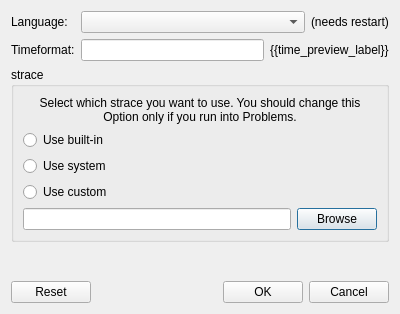
<?xml version="1.0" encoding="UTF-8"?>
<ui version="4.0">
 <class>SettingsDialog</class>
 <widget class="QDialog" name="SettingsDialog">
  <property name="geometry">
   <rect>
    <x>0</x>
    <y>0</y>
    <width>400</width>
    <height>314</height>
   </rect>
  </property>
  <property name="windowTitle">
   <string>Settings</string>
  </property>
  <layout class="QVBoxLayout" name="verticalLayout_2">
   <item>
    <layout class="QFormLayout" name="formLayout">
     <item row="1" column="0">
      <widget class="QLabel" name="label_3">
       <property name="text">
        <string>Language:</string>
       </property>
      </widget>
     </item>
     <item row="2" column="0">
      <widget class="QLabel" name="label_4">
       <property name="text">
        <string>Timeformat:</string>
       </property>
      </widget>
     </item>
     <item row="1" column="1">
      <layout class="QHBoxLayout" name="horizontalLayout">
       <item>
        <widget class="QComboBox" name="language_box">
         <property name="sizePolicy">
          <sizepolicy hsizetype="Expanding" vsizetype="Fixed">
           <horstretch>0</horstretch>
           <verstretch>0</verstretch>
          </sizepolicy>
         </property>
        </widget>
       </item>
       <item>
        <widget class="QLabel" name="label">
         <property name="text">
          <string>(needs restart)</string>
         </property>
        </widget>
       </item>
      </layout>
     </item>
     <item row="2" column="1">
      <layout class="QHBoxLayout" name="horizontalLayout_2">
       <item>
        <widget class="QLineEdit" name="time_format_edit"/>
       </item>
       <item>
        <widget class="QLabel" name="time_preview_label">
         <property name="text">
          <string notr="true">{{time_preview_label}}</string>
         </property>
        </widget>
       </item>
      </layout>
     </item>
    </layout>
   </item>
   <item>
    <widget class="QGroupBox" name="groupBox">
     <property name="title">
      <string notr="true">strace</string>
     </property>
     <layout class="QVBoxLayout" name="verticalLayout">
      <item>
       <widget class="QLabel" name="label_5">
        <property name="text">
         <string>Select which strace you want to use. You should change this Option only if you run into Problems.</string>
        </property>
        <property name="alignment">
         <set>Qt::AlignCenter</set>
        </property>
        <property name="wordWrap">
         <bool>true</bool>
        </property>
       </widget>
      </item>
      <item>
       <widget class="QRadioButton" name="builtin_strace_radio_button">
        <property name="text">
         <string>Use built-in</string>
        </property>
        <property name="checked">
         <bool>false</bool>
        </property>
       </widget>
      </item>
      <item>
       <widget class="QRadioButton" name="system_strace_radio_button">
        <property name="text">
         <string>Use system</string>
        </property>
       </widget>
      </item>
      <item>
       <widget class="QRadioButton" name="custom_strace_radio_button">
        <property name="text">
         <string>Use custom</string>
        </property>
       </widget>
      </item>
      <item>
       <layout class="QHBoxLayout" name="horizontalLayout_4">
        <item>
         <widget class="QLineEdit" name="custom_strace_edit"/>
        </item>
        <item>
         <widget class="QPushButton" name="custom_strace_browse_button">
          <property name="text">
           <string>Browse</string>
          </property>
         </widget>
        </item>
       </layout>
      </item>
     </layout>
    </widget>
   </item>
   <item>
    <spacer name="verticalSpacer">
     <property name="orientation">
      <enum>Qt::Vertical</enum>
     </property>
     <property name="sizeHint" stdset="0">
      <size>
       <width>20</width>
       <height>40</height>
      </size>
     </property>
    </spacer>
   </item>
   <item>
    <layout class="QHBoxLayout" name="horizontalLayout_3">
     <item>
      <widget class="QPushButton" name="reset_button">
       <property name="text">
        <string>Reset</string>
       </property>
      </widget>
     </item>
     <item>
      <spacer name="horizontalSpacer">
       <property name="orientation">
        <enum>Qt::Horizontal</enum>
       </property>
       <property name="sizeHint" stdset="0">
        <size>
         <width>40</width>
         <height>20</height>
        </size>
       </property>
      </spacer>
     </item>
     <item>
      <widget class="QPushButton" name="ok_button">
       <property name="text">
        <string>OK</string>
       </property>
      </widget>
     </item>
     <item>
      <widget class="QPushButton" name="cancel_button">
       <property name="text">
        <string>Cancel</string>
       </property>
      </widget>
     </item>
    </layout>
   </item>
  </layout>
 </widget>
 <resources/>
 <connections/>
</ui>
